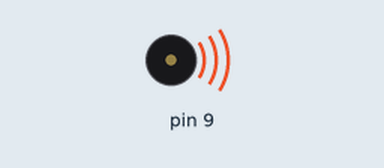
Simulated run of this sketch. Board: Arduino Uno, built with avr-gcc and run on an emulated ATmega328P. On the bench: buzzer (waves = sounding).

Above: at 0.5 s.
Timing chart, 0 to 4.6 s (numbered marks = the images above):
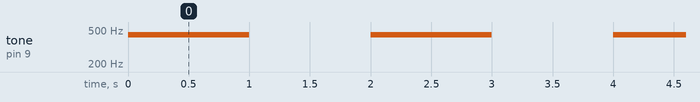

The sketch:

beep.ino
```cpp
void setup() {
    //スピーカーを9ピンとGNDに接続する
}

void loop() {
    //440Hzの矩形波を9ピンから1秒間出力する
    tone(9, 440);
    delay(1000); //1秒待つ
    noTone(9); // 9ピンのtoneを止める
    delay(1000); //1秒待つ
    //これを繰り返し、音が1秒おきになる。
}
```

Measured:
- by itself, tone on pin 9: alternates 440 Hz for 1.0 s and silent for 1.0 s
